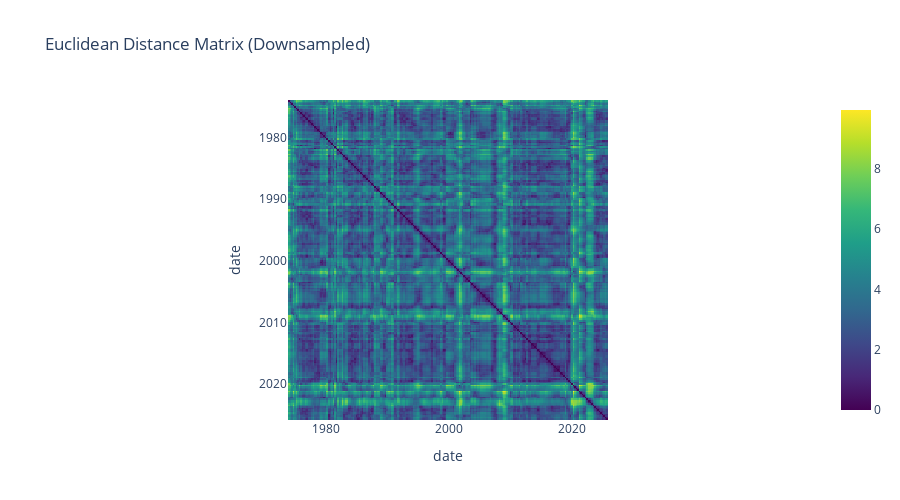

The code cell stored with this chart in its notebook:
### Code cell
cfg = RegimeModelConfig(knn_k=5, standardize=True)
dist = euclidean_distance_matrix(features, cfg)

# Downsample 
max_points = 200
if len(dist) > max_points:
    step = max(1, len(dist) // max_points)
    dist_plot = dist.iloc[::step, ::step]
else:
    dist_plot = dist

fig = px.imshow(
    dist_plot,
    color_continuous_scale='Viridis',
    title='Euclidean Distance Matrix (Downsampled)'
)
fig.update_layout(height=500)
fig.show()

### Figure 1 — Plotly figure (JSON) as saved in the notebook; plotly's stock layout.template omitted (floating-point values rounded to 4 significant figures; data arrays with more than 128 entries replaced by an {"elided": "..."} marker saying what was removed)
{"data": [{"coloraxis": "coloraxis", "hovertemplate": "date: %{x}<br>date: %{y}<br>color: %{z}<extra></extra>", "name": "0", "type": "heatmap", "x": {"elided": "208 str values"}, "xaxis": "x", "y": {"elided": "208 str values"}, "yaxis": "y", "z": {"elided": "208x208 float values"}}], "layout": {"coloraxis": {"colorscale": [[0, "#440154"], [0.1111, "#482878"], [0.2222, "#3e4989"], [0.3333, "#31688e"], [0.4444, "#26828e"], [0.5556, "#1f9e89"], [0.6667, "#35b779"], [0.7778, "#6ece58"], [0.8889, "#b5de2b"], [1, "#fde725"]]}, "height": 500, "title": {"text": "Euclidean Distance Matrix (Downsampled)"}, "xaxis": {"anchor": "y", "constrain": "domain", "domain": [0, 1], "scaleanchor": "y", "title": {"text": "date"}}, "yaxis": {"anchor": "x", "autorange": "reversed", "constrain": "domain", "domain": [0, 1], "title": {"text": "date"}}}}
